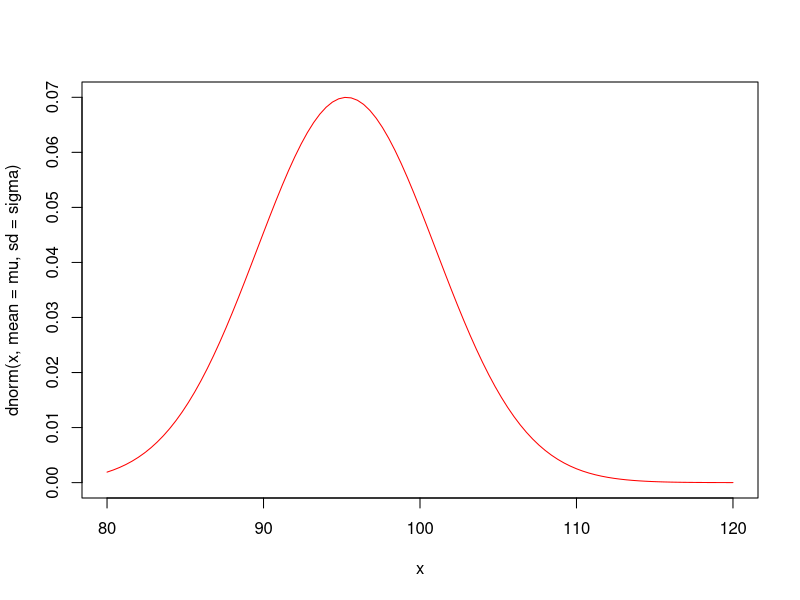
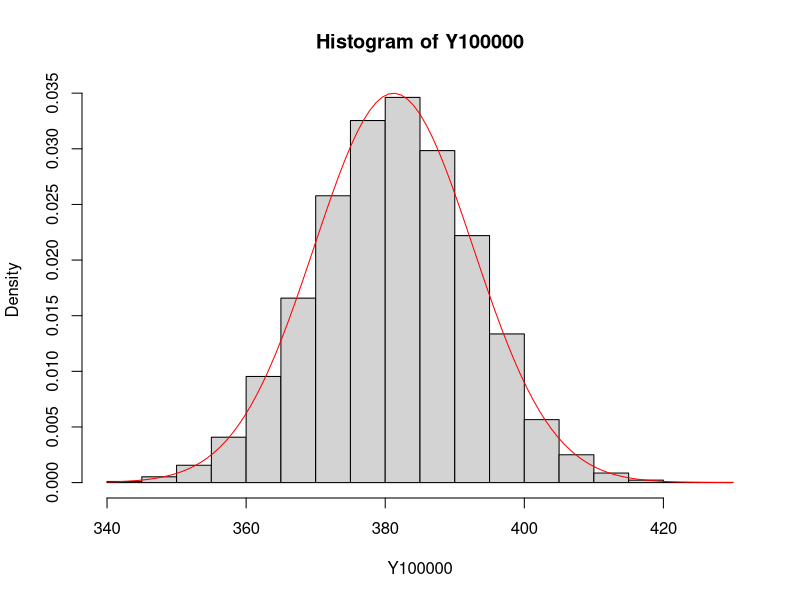
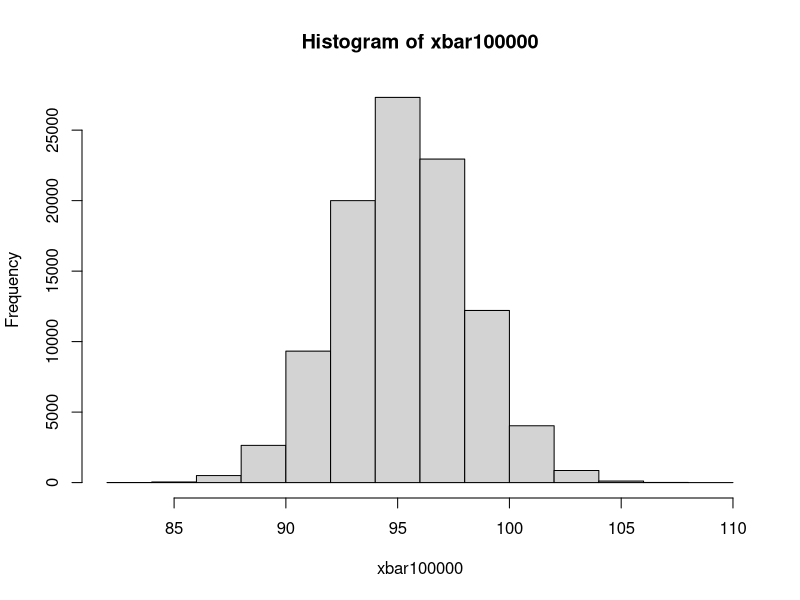
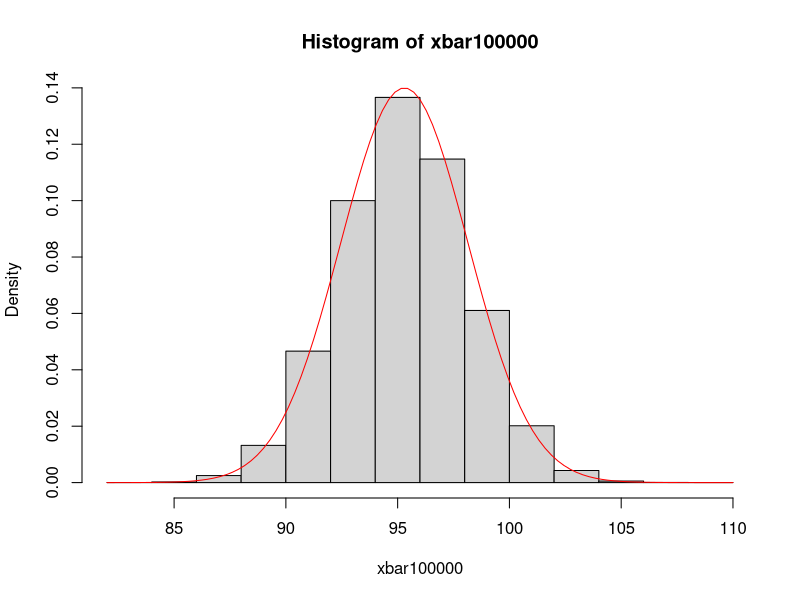
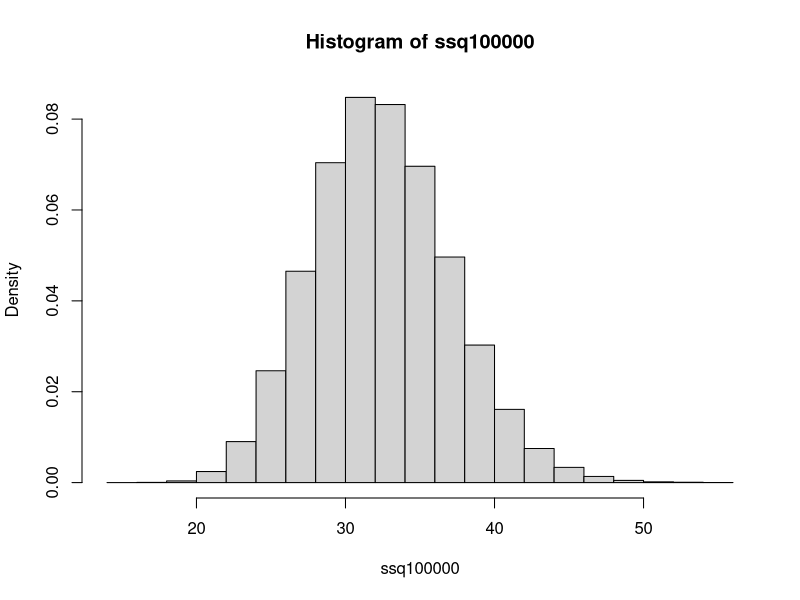
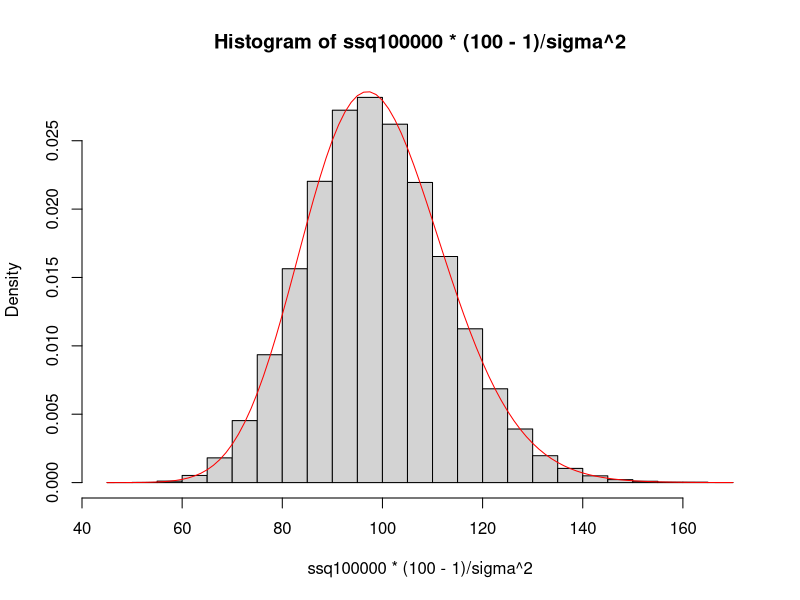

Recreate these plots in R, in order.
# las distribución normal se asocia principalmente a medidas de ingenieria, 
# mecanica, materiales y biológica

mu <- 95.3
sigma <- 5.7

# N <- N(mu, sigma^2)

curve(dnorm(x, mean=mu, sd=sigma), xlim=c(80,120), col="red") 
# dnorm es funcion de densidad


# APARTADO a)

# set.seed(semilla)
rnorm(4, mean=mu, sd=sigma)
# el rnom coge una muestra aleatoria de 4 cables, en este caso, nos coge 
# resistencias aleatorias de 4 cables, porque si no ponemo semilla, cada vez 
# nos da 4 resistencias diferentes, lo que quiere decir que son 4 experimentos
# aleatorios

# un ESTADÍSTICO es una variable aleatoria que se forma a partir de cualquier 
# función de la muestra, en este caso, Y será el estadístico que se define
# a partir de la suma de de las rnorm

Y <- function(i){sum(rnorm(4, mean=mu, sd=sigma))}
Y(1) # repito 1 vez el experimento Y, como es aleatorio, nos da un valor 
# diferente cada vez

Y100000 <- sapply(1:10000, Y) # repito Y 100000 veces
mean(Y100000) # el valor medio convergerá 

# TEOREMA SUMA MUESTRAL. Si X -> N(mu, sigma^2), sum(Xi)=Y donde 
# Y -> N(n*mu, n*sigma^2) y n es el número de veces que se repite, 
# el experimento aleatorio, osea la cantidad de muestras

hist(Y100000, freq=FALSE)
curve(dnorm(x, 4*mu, 2*sigma), col="red", add=TRUE) 
# para ver que converge a la media a lo que nos dice el teorema

# por tanto, la respuesta es simplemente 4*mu


# APARTADO b)

# Por el teorema sabemos que la varianza es 100*sigma^2.


# APARTADO c)

1-pnorm(103, mean=95.3, sd=5.7)


# APARTADO d)

# TEOREMA DE LA MEDIA MUESTRAL. ahora la variable aleatoria nueva, X\, es la 
# media muestral, cuya esperanza, como hemos visto en teoría es mu, y la 
# varianza es (sigma^2)/n

# aún sabiendo el teorema, vamos a comprobarlo cuando repito muchas veces la
# variable aleatoria de la media

xbar <- function(i){mean(rnorm(4, mean=mu, sd=sigma))}
xbar100000 <- sapply(1:100000, xbar)

hist(xbar100000)
mean(xbar100000<98) # frecuencia relativa del vector TRUE FALSE de 
# que sea mayor a 98

# cuando repito el experimento de coger 4 cables y calcular 
# la media de las resistencia sde la muestra infinitas veces, la media de los 
# resultados tiende a la esperanza

hist(xbar100000, freq=FALSE)
curve(dnorm(x,mu,sigma/sqrt(4)),add=TRUE, col="red")
pnorm(98, mu, sigma/sqrt(4)) # coinciden los resultados


# APARTADO e)

# TEOREMA DE LA VARIANZA MUESTRAL. ahora la variable aleatoria nueva es S^2, 
# pero como tiene sesgo, lo corrregimos aplicando W, que es la variable 
# aleatoria que se distribuye como una chi^2 de Pearson con n-1 grados de 
# libertad. W=(n-1)*S^2/sigma^2

ssq <- function(i){var(rnorm(100, mean=mu, sd=sigma))}
ssq100000 <- sapply(1:100000, ssq)

hist(ssq100000, freq=FALSE)
mean(ssq100000>98)

hist(ssq100000*(100-1)/sigma^2, freq=FALSE)
curve(dchisq(x,100-1),add=TRUE, col="red")
1-pchisq(98, 100-1) # coinciden los resultados


